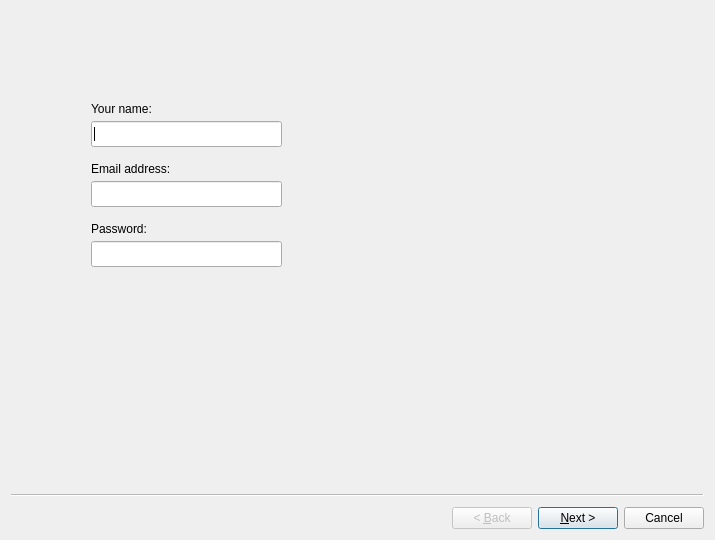
<?xml version="1.0" encoding="UTF-8"?>
<ui version="4.0">
 <class>NewEmailAccountWizard</class>
 <widget class="QWizard" name="NewEmailAccountWizard">
  <property name="geometry">
   <rect>
    <x>0</x>
    <y>0</y>
    <width>715</width>
    <height>540</height>
   </rect>
  </property>
  <property name="windowTitle">
   <string>Wizard</string>
  </property>
  <widget class="QWizardPage" name="wizardPage1">
   <widget class="QLabel" name="label">
    <property name="geometry">
     <rect>
      <x>80</x>
      <y>90</y>
      <width>101</width>
      <height>16</height>
     </rect>
    </property>
    <property name="text">
     <string>Your name:</string>
    </property>
   </widget>
   <widget class="QLabel" name="label_2">
    <property name="geometry">
     <rect>
      <x>80</x>
      <y>150</y>
      <width>91</width>
      <height>16</height>
     </rect>
    </property>
    <property name="sizePolicy">
     <sizepolicy hsizetype="Preferred" vsizetype="Preferred">
      <horstretch>0</horstretch>
      <verstretch>0</verstretch>
     </sizepolicy>
    </property>
    <property name="text">
     <string>Email address:</string>
    </property>
   </widget>
   <widget class="QLabel" name="label_3">
    <property name="geometry">
     <rect>
      <x>80</x>
      <y>210</y>
      <width>60</width>
      <height>16</height>
     </rect>
    </property>
    <property name="text">
     <string>Password:</string>
    </property>
   </widget>
   <widget class="QLineEdit" name="usernameLineEdit">
    <property name="geometry">
     <rect>
      <x>80</x>
      <y>110</y>
      <width>191</width>
      <height>26</height>
     </rect>
    </property>
   </widget>
   <widget class="QLineEdit" name="emailLineEdit">
    <property name="geometry">
     <rect>
      <x>80</x>
      <y>170</y>
      <width>191</width>
      <height>26</height>
     </rect>
    </property>
   </widget>
   <widget class="QLineEdit" name="passwordLineEdit">
    <property name="geometry">
     <rect>
      <x>80</x>
      <y>230</y>
      <width>191</width>
      <height>26</height>
     </rect>
    </property>
    <property name="inputMethodHints">
     <set>Qt::ImhNone</set>
    </property>
   </widget>
  </widget>
  <widget class="QWizardPage" name="wizardPage2"/>
 </widget>
 <resources/>
 <connections/>
</ui>
